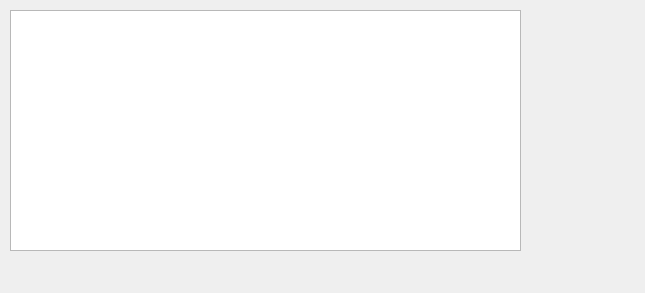
<?xml version="1.0" encoding="UTF-8"?>
<ui version="4.0">
 <class>Adjacency</class>
 <widget class="QWidget" name="Adjacency">
  <property name="geometry">
   <rect>
    <x>0</x>
    <y>0</y>
    <width>645</width>
    <height>293</height>
   </rect>
  </property>
  <property name="windowTitle">
   <string>Form</string>
  </property>
  <widget class="QTableWidget" name="tableAdj">
   <property name="geometry">
    <rect>
     <x>10</x>
     <y>10</y>
     <width>511</width>
     <height>241</height>
    </rect>
   </property>
  </widget>
 </widget>
 <resources/>
 <connections/>
</ui>
